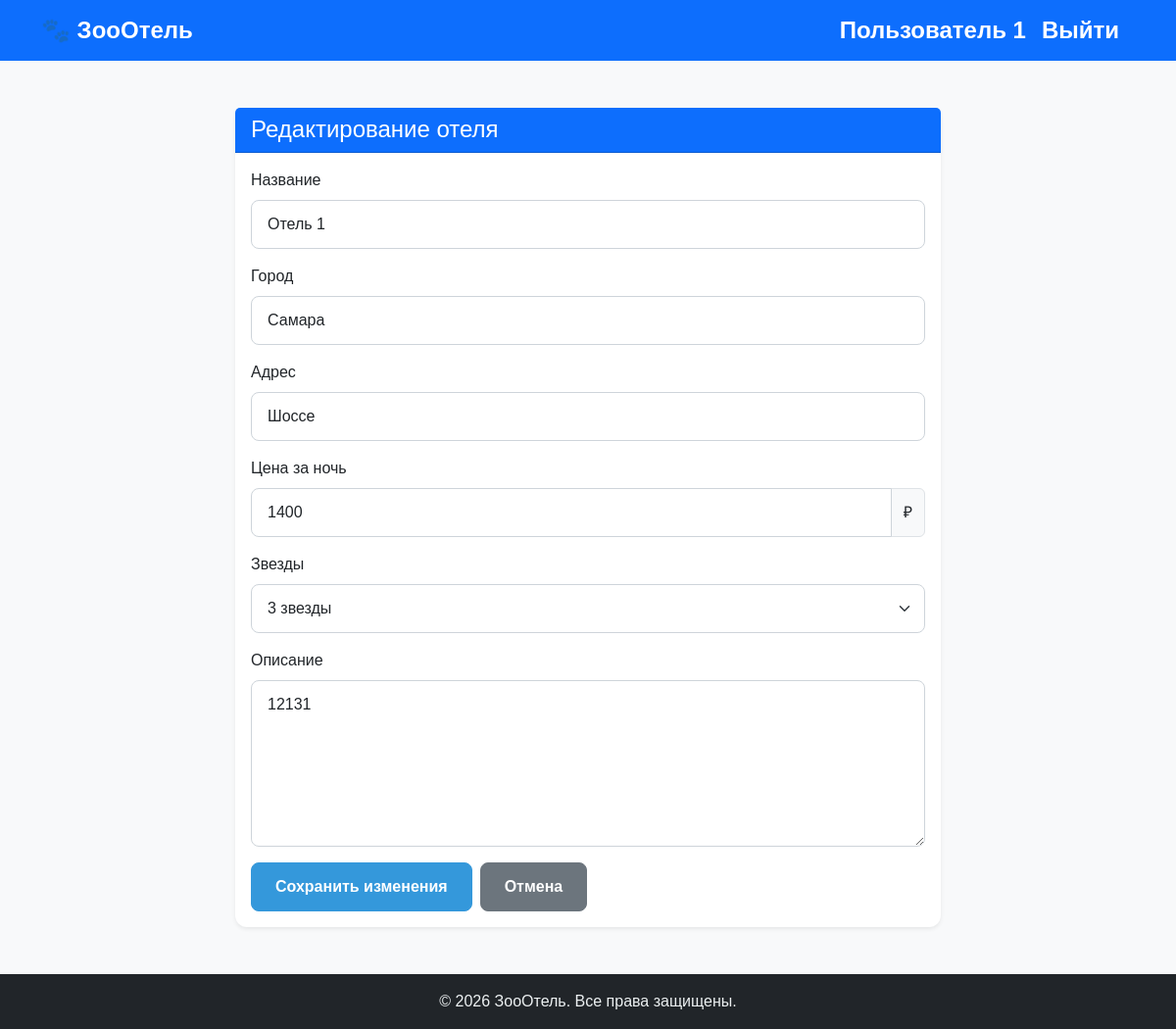
Page /hotel/1 (signed in) on the committed database.
### data/users.py (models this page shows, shortened)
class User(SqlAlchemyBase, UserMixin):
    __tablename__ = 'users'
    id = sqlalchemy.Column(sqlalchemy.Integer, primary_key=True, autoincrement=True)
    name = sqlalchemy.Column(sqlalchemy.String, nullable=True)
    about = sqlalchemy.Column(sqlalchemy.String, nullable=True)
    email = sqlalchemy.Column(sqlalchemy.String, index=True, unique=True, nullable=True)
    hashed_password = sqlalchemy.Column(sqlalchemy.String, nullable=True)
    created_date = sqlalchemy.Column(sqlalchemy.DateTime, default=datetime.datetime.now)
    hotels = relationship('Hotel', back_populates='owner', cascade='all, delete-orphan')  # Отели, созданные пользователем
    reservations = relationship('BookedDate', back_populates='user', cascade='all, delete-orphan')  # Бронирования пользователя
    reviews = relationship('Review', back_populates='user')

### data/hotels.py (models this page shows, shortened)
class Hotel(SqlAlchemyBase, UserMixin, SerializerMixin):
    __tablename__ = 'hotels'
    id = sqlalchemy.Column(sqlalchemy.Integer, primary_key=True, autoincrement=True)
    title = sqlalchemy.Column(sqlalchemy.String, nullable=False)
    description = sqlalchemy.Column(sqlalchemy.String, nullable=True)
    city = sqlalchemy.Column(sqlalchemy.String, nullable=False)
    location = sqlalchemy.Column(sqlalchemy.String, nullable=False)
    stars = sqlalchemy.Column(sqlalchemy.Integer, default=1)
    price = sqlalchemy.Column(sqlalchemy.Integer, nullable=False)
    owner_id = sqlalchemy.Column(sqlalchemy.Integer, sqlalchemy.ForeignKey('users.id'), nullable=False)  # Владелец отеля
    owner = relationship('User', back_populates='hotels')  # Связь с владельцем
    reservations = relationship('BookedDate', back_populates='hotel', cascade='all, delete-orphan')  # Бронирования отеля
    reviews = relationship('Review', back_populates='hotel')

### app.py (the view, shortened to what this page needs)
    @app.route('/hotel/<int:id>', methods=['GET', 'POST'])
    @login_required
    def edit_hotel(id):
        form = HotelForm()
        if request.method == "GET":
            db_sess = db_session.create_session()
            hotel = db_sess.query(Hotel).filter(Hotel.id == id,
                                                Hotel.owner_id == current_user.id
                                                ).first()
            if hotel:
                form.title.data = hotel.title
                form.city.data = hotel.city
                form.location.data = hotel.location
                form.price.data = hotel.price
                form.stars.data = hotel.stars
                form.description.data = hotel.description
            else:
                abort(404)
        return render_template('hotel.html',
                               title='Редактирование отеля',
                               form=form
                               )

### forms/hotel.py
class HotelForm(FlaskForm):
    title = StringField('Название', validators=[DataRequired()])
    description = TextAreaField("Описание")
    city = StringField("Город")
    location = StringField("Адрес")
    stars = IntegerField('Звезды')
    price = IntegerField('Цена за ночь')
    submit = SubmitField('Применить')

### data/db_session.py (called while the page is built)
def create_session() -> Session:
    global __factory
    return __factory()

### templates/hotel.html (shortened to what this page needs)
{% extends "base.html" %}
{% block content %}
<div class="container mt-5">
  <div class="row justify-content-center">
    <div class="col-md-8">
      <div class="card shadow-sm">
        <div class="card-header bg-primary text-white">
          <h4 class="mb-0">Редактирование отеля</h4>
        </div>
        <div class="card-body">
          <form method="post">
            <div class="mb-3">
              {{ form.title.label(class="form-label") }}
              {{ form.title(class="form-control", placeholder="Введите название отеля") }}
            </div>
            <div class="mb-3">
              {{ form.city.label(class="form-label") }}
              {{ form.city(class="form-control", placeholder="Например: Москва, Сочи") }}
            </div>
            <div class="mb-3">
              {{ form.location.label(class="form-label") }}
              {{ form.location(class="form-control", placeholder="Улица, дом, корпус...") }}
            </div>
            <div class="mb-3">
              {{ form.price.label(class="form-label") }}
              <div class="input-group">
                {{ form.price(class="form-control", type="number", min="0", placeholder="0") }}
                <span class="input-group-text">₽</span>
              </div>
            </div>
            <div class="mb-3">
              {{ form.stars.label(class="form-label") }}
              <select {{ form.stars(class="form-select") }}>
                <option value="3" {% if form.stars.data == 3 %}selected{% endif %}>3 звезды</option>
              </select>
            </div>
            <div class="mb-3">
              {{ form.description.label(class="form-label") }}
              {{ form.description(class="form-control", rows="6", placeholder="Расскажите о преимуществах вашего отеля...") }}
            </div>
            <div class="d-flex gap-2">
              <button type="submit" class="btn btn-primary">
                Сохранить изменения
              </button>
              <a href="/profile" class="btn btn-secondary">
                Отмена
              </a>
            </div>
          </form>
        </div>
      </div>
    </div>
  </div>
</div>
{% endblock %}

### templates/base.html (shortened to what this page needs)
<!DOCTYPE html>
<html lang="ru">
<head>
    <link href="https://cdn.jsdelivr.net/npm/bootstrap@5.3.0/dist/css/bootstrap.min.css" rel="stylesheet">
    <link rel="stylesheet" href="{{ url_for('static', filename='style.css') }}">
</head>
<body>
    <nav class="navbar navbar-expand-lg navbar-dark bg-primary">
        <div class="container">
            <a class="navbar-brand" href="{{ url_for('index') }}">🐾 ЗооОтель</a>
            <div class="collapse navbar-collapse" id="navbarNav">
                {% if current_user.is_authenticated %}
                <ul class="navbar-nav ms-auto">
                    <li class="nav-item">
                        <a class="navbar-brand" href="{{ url_for('profile') }}">{{ current_user.name }}</a>
                    </li>
                    <li class="nav-item">
                        <a class="navbar-brand" href="/logout">Выйти</a>
                    </li>
                </ul>
                {% endif %}
            </div>
        </div>
    </nav>
    <main class="container my-4">
        {% block content %}{% endblock %}
    </main>
    <footer class="bg-dark text-white text-center py-3 mt-5">
        <div class="container">
            <p>&copy; 2026 ЗооОтель. Все права защищены.</p>
        </div>
    </footer>
</body>
</html>

### static/style.css (style rules this page uses)
body { background-color: #f8f9fa; color: #333; font-family: 'Arial', sans-serif; }
.navbar-brand { font-weight: bold; font-size: 1.5rem; }
.card { border: none; border-radius: 12px; box-shadow: 0 4px 8px rgba(0, 0, 0, 0.1); transition: transform 0.3s, box-shadow 0.3s; background-color: white; }
.form-control, .form-select { border-radius: 8px; border: 1px solid #ced4da; padding: 0.75rem 1rem; }
.btn { border-radius: 8px; font-weight: 600; padding: 0.75rem 1.5rem; transition: all 0.3s; }
.btn-primary { background-color: #3498db; border-color: #3498db; }
footer { background-color: #2c3e50; padding-top: 2rem; padding-bottom: 2rem; }
footer p { margin-bottom: 0; color: #ecf0f1; }

### rows in the picture
User: name "Пользователь 1"
Hotel: title "Отель 1", city "Самара", location "Шоссе", price "1400", description "12131"
